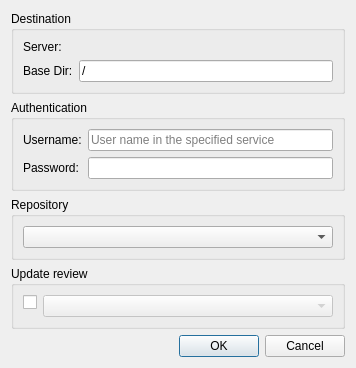
<?xml version="1.0" encoding="UTF-8"?>
<ui version="4.0">
 <class>ReviewPatch</class>
 <widget class="QWidget" name="ReviewPatch">
  <property name="geometry">
   <rect>
    <x>0</x>
    <y>0</y>
    <width>356</width>
    <height>339</height>
   </rect>
  </property>
  <layout class="QVBoxLayout" name="verticalLayout">
   <item>
    <widget class="QGroupBox" name="groupBox_2">
     <property name="title">
      <string>Destination</string>
     </property>
     <layout class="QFormLayout" name="formLayout">
      <property name="fieldGrowthPolicy">
       <enum>QFormLayout::AllNonFixedFieldsGrow</enum>
      </property>
      <item row="0" column="0">
       <widget class="QLabel" name="label">
        <property name="text">
         <string>Server:</string>
        </property>
       </widget>
      </item>
      <item row="0" column="1">
       <widget class="KUrlRequester" name="server"/>
      </item>
      <item row="1" column="0">
       <widget class="QLabel" name="label_2">
        <property name="text">
         <string>Base Dir:</string>
        </property>
       </widget>
      </item>
      <item row="1" column="1">
       <widget class="QLineEdit" name="basedir">
        <property name="text">
         <string>/</string>
        </property>
        <property name="placeholderText">
         <string>Where this project was checked out from</string>
        </property>
       </widget>
      </item>
     </layout>
    </widget>
   </item>
   <item>
    <widget class="QGroupBox" name="groupBox">
     <property name="title">
      <string>Authentication</string>
     </property>
     <layout class="QFormLayout" name="formLayout_2">
      <property name="fieldGrowthPolicy">
       <enum>QFormLayout::ExpandingFieldsGrow</enum>
      </property>
      <item row="0" column="0">
       <widget class="QLabel" name="label_3">
        <property name="text">
         <string>Username:</string>
        </property>
       </widget>
      </item>
      <item row="0" column="1">
       <widget class="QLineEdit" name="username">
        <property name="placeholderText">
         <string>User name in the specified service</string>
        </property>
       </widget>
      </item>
      <item row="1" column="0">
       <widget class="QLabel" name="label_4">
        <property name="text">
         <string>Password:</string>
        </property>
       </widget>
      </item>
      <item row="1" column="1">
       <widget class="QLineEdit" name="password">
        <property name="echoMode">
         <enum>QLineEdit::Password</enum>
        </property>
       </widget>
      </item>
     </layout>
    </widget>
   </item>
   <item>
    <widget class="QGroupBox" name="repositoriesBox">
     <property name="enabled">
      <bool>true</bool>
     </property>
     <property name="title">
      <string>Repository</string>
     </property>
     <layout class="QVBoxLayout" name="verticalLayout_2">
      <item>
       <widget class="QComboBox" name="repositories"/>
      </item>
     </layout>
    </widget>
   </item>
   <item>
    <widget class="QGroupBox" name="reviewsBox">
     <property name="title">
      <string>Update review</string>
     </property>
     <layout class="QFormLayout" name="formLayout_3">
      <item row="0" column="0">
       <widget class="QCheckBox" name="reviewCheckbox">
        <property name="text">
         <string/>
        </property>
       </widget>
      </item>
      <item row="0" column="1">
       <widget class="QComboBox" name="reviews">
        <property name="enabled">
         <bool>false</bool>
        </property>
        <property name="sizePolicy">
         <sizepolicy hsizetype="Expanding" vsizetype="Fixed">
          <horstretch>0</horstretch>
          <verstretch>0</verstretch>
         </sizepolicy>
        </property>
        <property name="maximumSize">
         <size>
          <width>16777215</width>
          <height>23</height>
         </size>
        </property>
        <property name="insertPolicy">
         <enum>QComboBox::InsertAlphabetically</enum>
        </property>
       </widget>
      </item>
     </layout>
    </widget>
   </item>
   <item>
    <widget class="QDialogButtonBox" name="buttonBox">
     <property name="standardButtons">
      <set>QDialogButtonBox::Cancel|QDialogButtonBox::Ok</set>
     </property>
    </widget>
   </item>
  </layout>
 </widget>
 <customwidgets>
  <customwidget>
   <class>KUrlRequester</class>
   <extends>QFrame</extends>
   <header>kurlrequester.h</header>
  </customwidget>
 </customwidgets>
 <resources/>
 <connections/>
</ui>
